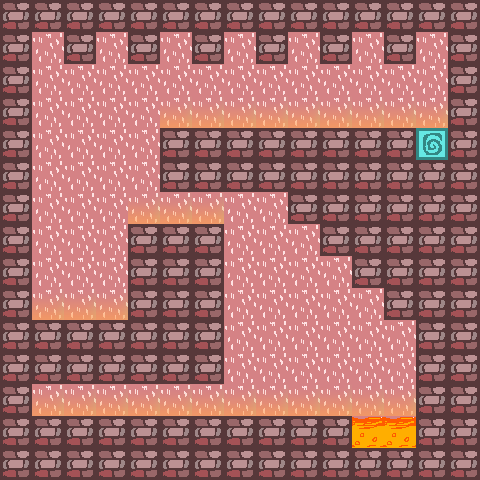

The image is a tile-based game level rendered from a .tmx file. Its description and complete source (layers, tilesets, objects, tile grids) follow:
An orthogonal 15x15 tile map with 32x32 px tiles, 2 tile layers (background, objects).

<map version="1.4" tiledversion="1.4.3" orientation="orthogonal" renderorder="right-down" width="15" height="15" tilewidth="32" tileheight="32" infinite="0" nextlayerid="3" nextobjectid="1">
 <tileset firstgid="1" source="testtiles2.tsx" />
 <layer id="1" name="background" width="15" height="15">
  <data encoding="csv">
16,16,16,16,16,16,16,16,16,16,16,16,16,16,16,
16,16,16,16,16,16,16,16,16,16,16,16,16,16,16,
16,16,16,16,16,16,16,16,16,16,16,16,16,16,16,
16,16,16,16,16,17,17,17,17,17,17,17,17,17,16,
16,16,16,16,16,16,16,16,16,16,16,16,16,16,16,
16,16,16,16,16,16,16,16,16,16,16,16,16,16,16,
16,16,16,16,17,17,17,16,16,16,16,16,16,16,16,
16,16,16,16,16,16,16,16,16,16,16,16,16,16,16,
16,16,16,16,16,16,16,16,16,16,16,16,16,16,16,
16,17,17,17,16,16,16,16,16,16,16,16,16,16,16,
16,16,16,16,16,17,16,16,16,16,16,16,16,16,16,
16,16,16,16,16,16,16,16,16,16,16,16,16,16,16,
16,17,17,17,17,17,17,17,17,17,17,17,17,17,16,
16,16,16,16,16,16,16,16,16,16,16,16,16,16,16,
16,16,16,16,16,16,16,16,16,16,16,16,16,16,16
</data>
 </layer>
 <layer id="2" name="objects" width="15" height="15">
  <data encoding="csv">
15,15,15,15,15,15,15,15,15,15,15,15,15,15,15,
15,0,15,0,15,0,15,0,15,0,15,0,15,0,15,
15,0,0,0,0,0,0,0,0,0,0,0,0,0,15,
15,0,0,0,0,0,0,0,0,0,0,0,0,0,15,
15,0,0,0,0,15,15,15,15,15,15,15,15,3,15,
15,0,0,0,0,15,15,15,15,15,15,15,15,15,15,
15,0,0,0,0,0,0,0,0,15,15,15,15,15,15,
15,0,0,0,15,15,15,0,0,0,15,15,15,15,15,
15,0,0,0,15,15,15,0,0,0,0,15,15,15,15,
15,0,0,0,15,15,15,0,0,0,0,0,15,15,15,
15,15,15,15,15,15,15,0,0,0,0,0,0,15,15,
15,15,15,15,15,15,15,0,0,0,0,0,0,15,15,
15,0,0,0,0,0,0,0,0,0,0,0,0,15,15,
15,15,15,15,15,15,15,15,15,15,15,5,5,15,15,
15,15,15,15,15,15,15,15,15,15,15,15,15,15,15
</data>
 </layer>
</map>
